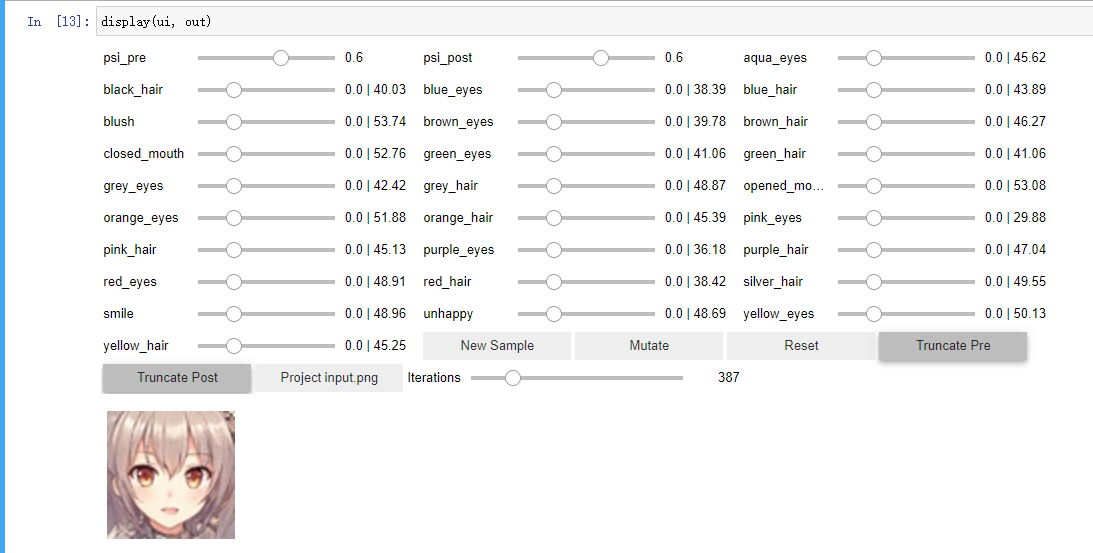
#> input picture image.png, 1093 x 553 px; its folder holds only this picture in this run
$ python -i regressionmodel.py   (imports and definitions only)
#> lines starting #> are read from the running program, lines starting #| are printed output that depends on the picture
import pickle
import numpy as np
import collections
import pandas as pd
import seaborn as sns
import matplotlib.pyplot as plt
from matplotlib.pyplot import figure
import sys
sys.path.append("stylegan2")

from sklearn.linear_model import LogisticRegression, LinearRegression, Lasso, ElasticNet
import glob
import gc

# [10 lines left out: functions find_direction_binary, find_direction_continuous, not called in this run]

def find_distrib_continuous(dlatents, targets):
    tag_mean = np.sum(dlatents * targets.reshape(-1, 1), axis = 0) / np.sum(targets)
    return  np.repeat(tag_mean.reshape(1,512), 10, axis = 0)

# [28 lines left out: function prepare, not called in this run]

def prepare2(image_tags):
    all_tags = collections.defaultdict(int)
    for tags in image_tags:
        for tag in tags:
            all_tags[tag] += 1
    tags_by_popularity = sorted(all_tags.items(), key=lambda x: x[1], reverse=True)
    eye_tags = list(filter(lambda x: x[0].endswith("_eyes"), tags_by_popularity))
    hair_tags = list(filter(lambda x: x[0].endswith("_hair"), tags_by_popularity))
    eye_hair_tags = list(filter(lambda x: x[0].endswith("_hair") or x[0].endswith("_eyes") or x[0] in ['open_mouth', 'close_mouth'], tags_by_popularity))
    tag_binary_feats = {}
    tag_continuous_feats = {}
    for tag, _ in tags_by_popularity:
        this_tag_feats = []
        this_tag_feats_cont = []
        for tag_list_for_dl in image_tags:
            this_dl_tag_value = 0.0
            this_dl_tag_value_cont = 0.0
            if tag in tag_list_for_dl:
                this_dl_tag_value = 1.0
                this_dl_tag_value_cont = tag_list_for_dl[tag]
            this_tag_feats.append(this_dl_tag_value)
            this_tag_feats_cont.append(this_dl_tag_value_cont)
        tag_binary_feats[tag] = np.array(this_tag_feats)
        tag_continuous_feats[tag] = np.array(this_tag_feats_cont)
        popular_tags = list(filter(lambda x: x[1] > 0, tags_by_popularity))
        good_tags = popular_tags
    return tags_by_popularity, eye_tags, hair_tags, tag_binary_feats, tag_continuous_feats, good_tags, eye_hair_tags

# [58 lines left out: functions cal_direction, tags_use, heatmap, not called in this run]

# [6 lines not run here, left out]
    # [24 lines of commented-out code are left out]

>>> import cv2
>>> picture = cv2.imread('image.png', cv2.IMREAD_GRAYSCALE)
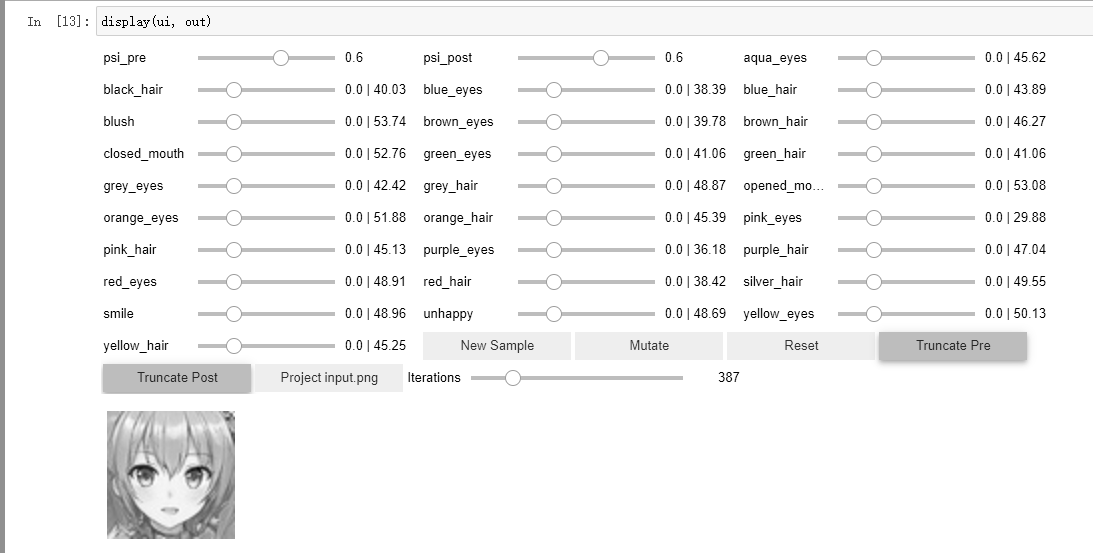
#> picture: shape (553, 1093); min 0, max 255, mean 244.5
>>> result = prepare2(picture)
#> after the loop in prepare2, `for tags in image_tags:`: all_tags = 241 items
#> in prepare2, `tags_by_popularity = sorted(all_tags.items(), key=lambda x: x[1], reve..`: tags_by_popularity = 241 pairs, first value 0 to 255, second value 1 to 488673
#> (the run stopped early here; a loop or call above may not have finished)
